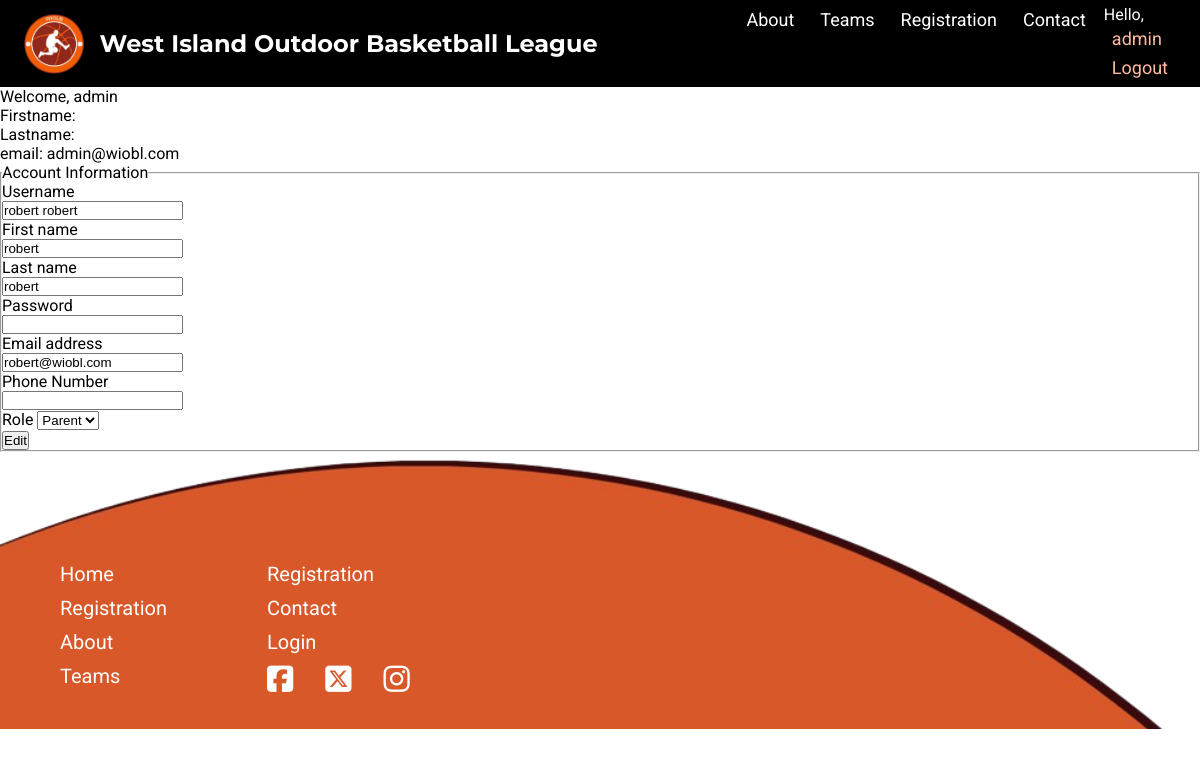
Before: /wioblapp/3/account/ (signed in) with the older database file.
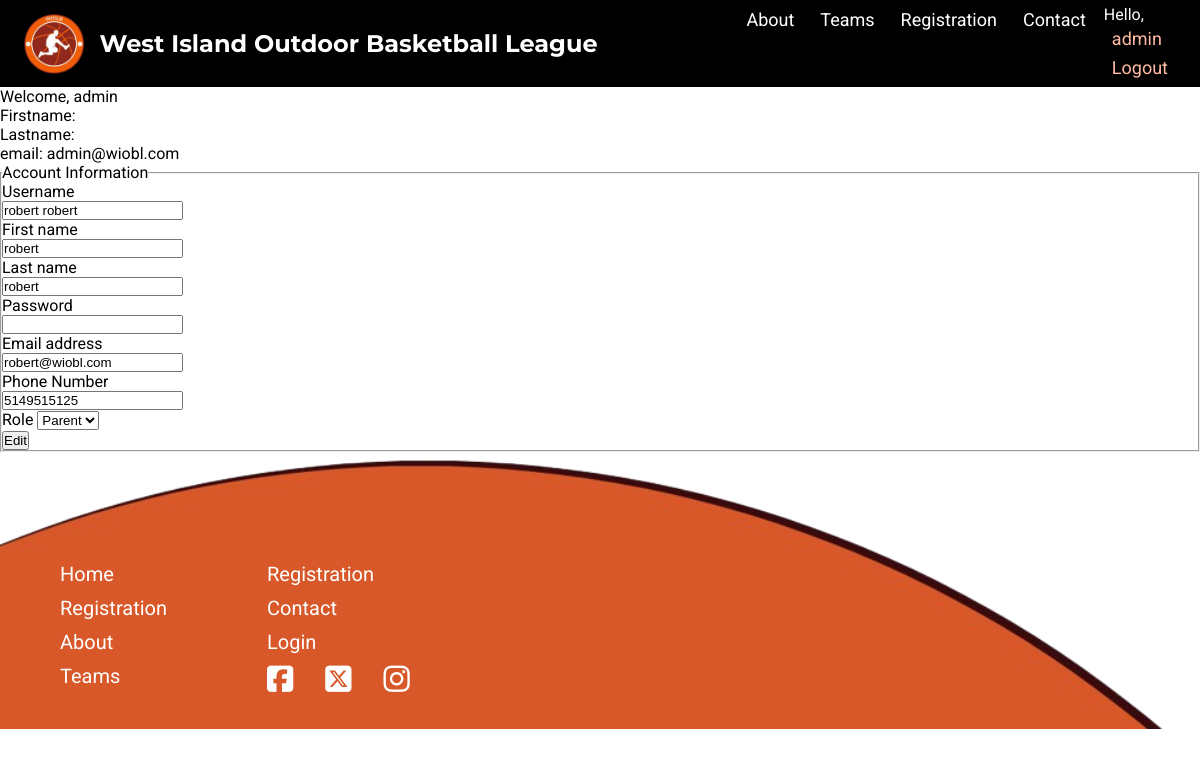
After: the same page with the newer database file.
### wioblapp/models.py (models this page shows, shortened)
class UserAccount(AbstractUser):
    role = models.ForeignKey(Role, on_delete=models.RESTRICT, related_name="user_accounts", null=True, blank=True)
    bio = models.TextField("Bio", blank=True, null=True)
    def __str__(self):
        return self.username

class Registration(models.Model):
    player = models.ForeignKey(Player, on_delete=models.CASCADE, related_name="registrations")
    reg_type = models.ForeignKey(RegistrationType, on_delete=models.CASCADE, related_name="registrations")
    address = models.CharField("Address", max_length=200)
    email = models.EmailField("Email Address", max_length=254)
    phone = models.CharField("Phone Number", max_length=15)
    uniform_size = models.CharField("Uniform Size", max_length=3)
    consent = models.BooleanField("Consent", default=False)
    volunteer = models.BooleanField("Volunteer", default=False)
    email = models.EmailField("Email Adress", max_length=254, unique=True, blank=True, null=True)
    phone = models.CharField("Phone Number", max_length=15)
    date_time = models.DateTimeField("Date", auto_now_add=True)
    message = models.TextField("Special Requests", blank=True, null=True)

### wioblapp/views.py (the view, shortened to what this page needs)
# urls.py: path("<int:account_id>/account/", views.member_account, name="member_account"),
@login_required(login_url="login")
def member_account(request, account_id):
    member = get_object_or_404(UserAccount, pk=account_id)
    password = member.password
    try:
        player = Player.objects.filter(related_account=account_id).first()
    except Player.DoesNotExist:
        pass
    try:
        registration = Registration.objects.get(player=player)
        phone = registration.phone
    except Registration.DoesNotExist:
        phone = ""
    if request.method == "GET":
        account_form = ModifyAccountForm(instance=member, initial={"phone": phone})
    context = {
        "account_form": account_form,
    }
    return render(request, "member_account.html", context)

### wioblapp/forms.py
class ModifyAccountForm(forms.ModelForm):
    password = forms.CharField(label="Password", max_length=20, widget=forms.PasswordInput, required=False)
    phone = forms.CharField(label="Phone Number", required=False)
    class Meta:
        model = UserAccount
        fields = ["username", "first_name", "last_name", "password", "email", "phone", "role"]

### wioblapp/models.py (called while the page is built)
    def __str__(self):
        return self.name

### wioblapp/templates/member_account.html (shortened to what this page needs)
{% extends 'base.html' %}
{% load static %}
{% block content %}
    {% if request.user.is_authenticated %}
        <div>Welcome, {{ user.username }}</div>
        <div>Firstname: {{ user.first_name }}</div>
        <div>Lastname: {{ user.last_name }}</div>
        <div>email: {{ user.email }}</div>
        <form action="{% url 'member_account' request.user.id %}" method="POST">
            <fieldset>
                <legend>Account Information</legend>
                {% for field in account_form %}
                    <div>
                        {{ field.label }}
                        {{ field }}
                    </div>
                {% endfor %}
                <button name="account_edit">Edit</button>
            </fieldset>
        </form>
    {% endif %}
{% endblock %}

### wioblapp/templates/base.html (shortened to what this page needs)
{% load static %}
<!DOCTYPE html>
<html lang="en">
<head>
    <link rel="stylesheet" href="{% static 'style.css' %}">
    <link rel="stylesheet" href="https://cdnjs.cloudflare.com/ajax/libs/font-awesome/6.7.2/css/all.min.css"
 />
</head>
<body class="{% block body_class %}default-body{% endblock %}">
    <nav class="navbar">
        <div class="nav-container">
            <div class="nav-flex">
                <div class="logo">
                    <a href="{% url 'index' %}">
                        <img src="{% static 'images/logo.png' %}" alt="">
                        <h1>West Island outdoor basketball league</h1>
                    </a>
                </div>
                <div class="menu">
                    <ul class="menu-list" id="menu-list">
                        <li><a href="{% url 'about' %}">About</a></li>
                        <li><a href="#">Teams</a></li>
                        <li><a href="{% url 'registration' %}">Registration</a></li>
                        <li><a href="#">Contact</a></li>
                        <li>
                            {% if request.user.is_authenticated %}
                            Hello, <a href="{% url 'member_account' request.user.id %}">{{ request.user }}</a><a href="{% url 'logout' %}">Logout</a>
                            {% else %}
                            <a href="{% url 'login' %}">Login</a>
                            {% endif %}
                        </li>
                    </ul>
                </div>
            </div>
        </div>
    </nav>
    <div>
        {% block content %}
        {% endblock %}
    </div>
    <footer class="{% block footer_class %}default-footer{% endblock %}">
        <div class="container">
            <div class="footer-flex">
                <ul class="footer-list">
                    <li><a href="{% url 'index' %}">Home</a></li>
                    <li><a href="#">Registration</a></li>
                    <li><a href="{% url 'about' %}">About</a></li>
                    <li><a href="#">Teams</a></li>
                </ul>
                <ul class="footer-list">
                    <li><a href="{% url 'registration' %}">Registration</a></li>
                    <li><a href="#">Contact</a></li>
                    <li><a href="{% url 'login' %}">Login</a></li>
                    <ul class="social-media-icons">
                        <li><a href="#">
                                <i class="fa-brands fa-square-facebook"></i>
                            </a></li>
                        <li><a href="#">
                                <i class="fa-brands fa-square-x-twitter"></i>
                            </a></li>
                        <li><a href="#">
                                <i class="fa-brands fa-instagram"></i>
                            </a></li>
                    </ul>
                </ul>
            </div>
        </div>
    </footer>
</body>
</html>

### wiobl/static/style.css (style rules this page uses)
* { margin: 0; padding: 0; box-sizing: border-box; }
body { font-family: Roboto; }
h1 { color: #ffffff; text-transform: capitalize; font-family: Montserrat; font-size: 24px; font-weight: 700; }
.container { max-width: 1150px; width: 90%; margin-right: auto; margin-left: auto; }
.navbar { padding: 5px 0; background-color: #000000; color: #ffffff; position: relative; }
.nav-container { max-width: 1500px; width: 96%; margin-right: auto; margin-left: auto; }
.nav-flex { display: flex; gap: 40px; justify-content: space-between; align-items: center; position: relative; }
.logo a { display: flex; align-items: center; gap: 16px; font-size: 20px; }
.logo img { height: 60px; }
.logo a { text-decoration: none; color: white; font-size: 24px; font-weight: bold; }
.menu-list { list-style: none; display: flex; gap: 10px; }
.menu a { text-decoration: none; color: white; font-size: 18px; display: block; padding: 4px 8px; border-radius: 3px; transition: 0.5s; }
.menu-list li:last-child a { color: #ffbaa1; }
footer { padding-top: 110px; padding-bottom: 24px; background-image: url("/static/images/footer-ball.png"); background-position: top; background-size: cover; }
.footer-flex { display: flex; gap: 100px; align-items: top; justify-content: start; }
footer ul { list-style: none; }
.footer-list li { margin-bottom: 10px; }
footer a { color: #ffffff; text-decoration: none; text-transform: capitalize; font-size: 20px; }
.social-media-icons { display: flex; gap: 32px; }
footer i { font-size: 30px; }
.login-form label, input { display: block; }

Changed rows visible on the page:
added Registration: account_form "5149515125"
